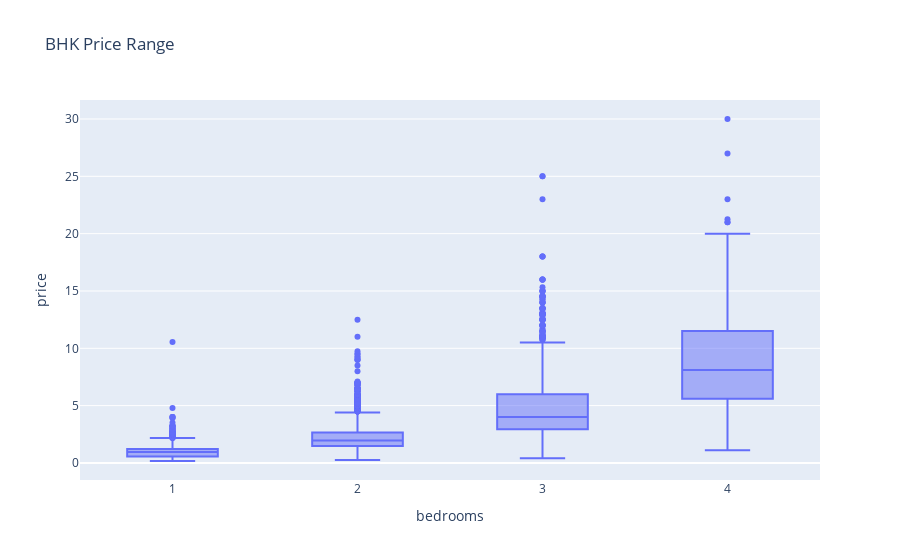

Notebook code cell kept with this figure:
### Code cell
temp_df = df[df['bedrooms'] <= 4]
# Create side-by-side boxplots of the total bill amounts by day
fig = px.box(temp_df, x='bedrooms', y='price', title='BHK Price Range')

# Show the plot
fig.show()

### Figure 1 — Plotly figure (JSON) as saved in the notebook; plotly's stock layout.template omitted (floating-point values rounded to 4 significant figures; data arrays with more than 128 entries replaced by an {"elided": "..."} marker saying what was removed)
{"data": [{"alignmentgroup": "True", "hovertemplate": "bedrooms=%{x}<br>price=%{y}<extra></extra>", "legendgroup": "", "marker": {"color": "#636efa"}, "name": "", "notched": false, "offsetgroup": "", "orientation": "v", "showlegend": false, "type": "box", "x": {"elided": "9526 int values"}, "x0": " ", "xaxis": "x", "y": {"elided": "9526 float values"}, "y0": " ", "yaxis": "y"}], "layout": {"boxmode": "group", "legend": {"tracegroupgap": 0}, "title": {"text": "BHK Price Range"}, "xaxis": {"anchor": "y", "domain": [0, 1], "title": {"text": "bedrooms"}}, "yaxis": {"anchor": "x", "domain": [0, 1], "title": {"text": "price"}}}}
